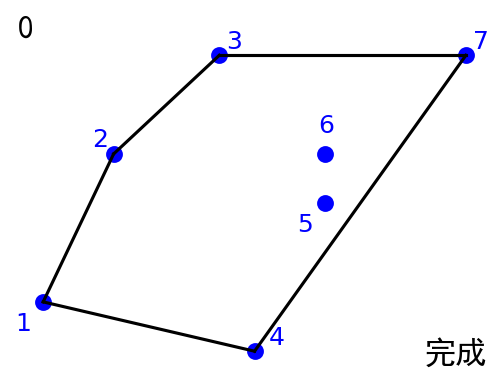

This figure's Python source:
import matplotlib.pyplot as plt

# 点的坐标
points = [(0, 1), (1, 4), (2.5, 6), (3, 0), (4, 3), (4, 4), (6, 6)]
labels = ["1", "2", "3", "4", "5", "6", "7"]

tot = 0
fig, ax = plt.subplots(figsize=(4, 4))

scale_y = 0.7


def save(id=-1):
    """保存图片（递增编号）"""
    global tot
    if id == -1:
        tot += 1
        id = tot

    if id < 10:
        ax.text(
            0.025,
            1.0,
            str(id),
            transform=ax.transAxes,
            fontsize=15,
            fontproperties="SimHei",
            color="black",
            ha="right",
            va="bottom",
        )
    else:
        ax.text(
            0.055,
            1.0,
            str(id),
            transform=ax.transAxes,
            fontsize=15,
            fontproperties="SimHei",
            color="black",
            ha="right",
            va="bottom",
        )

    plt.savefig(f"png/Andrew{id}.png", dpi=150, bbox_inches="tight")

    plt.savefig(f"svg/Andrew{id}.svg", dpi=150, bbox_inches="tight")


def draw_points():
    """绘制点和标签"""
    x = [p[0] for p in points]
    y = [p[1] for p in points]
    ax.scatter(x, y, color="blue", s=50)

    for xi, yi, label in zip(x, y, labels):
        dx, dy = 0.1, 0.1
        if label == "5":
            dx, dy = -0.4, -0.4
        elif label == "1":
            dx, dy = -0.4, -0.4
        elif label == "6":
            dx, dy = -0.1, 0.3
        elif label == "2":
            dx, dy = -0.3, 0.1
        elif label == "4":
            dx, dy = 0.2, 0.1
        ax.text(xi + dx, yi + dy, label, fontsize=12, color="blue")


def draw_lines(stk, x, y, highlight=None):
    """绘制凸壳边界线，highlight=(i,j) 可高亮当前连线"""
    for j in range(len(stk) - 1):
        ax.plot([x[stk[j]], x[stk[j + 1]]], [y[stk[j]], y[stk[j + 1]]], color="black")
    if highlight:
        i, j = highlight
        ax.plot([x[i], x[j]], [y[i], y[j]], color="red")


def add_text(str, fontsize=12, k=0):
    """在右下角添加多行文字"""
    ax.text(
        1.0,
        0.1 * k,
        str,
        transform=ax.transAxes,
        fontsize=fontsize,
        fontproperties="SimHei",
        color="black",
        ha="right",
        va="bottom",
    )


def cross(p1, p2):
    return p1[0] * p2[1] - p2[0] * p1[1]


def sub(p1, p2):
    return (p1[0] - p2[0], p1[1] - p2[1])


def init():
    """清空并重绘坐标系和点"""
    ax.cla()
    draw_points()
    ax.axis("off")
    ax.set_aspect("equal")


def Andrew():
    global points
    stk = []
    used = [False] * len(points)
    x = [p[0] for p in points]
    y = [p[1] for p in points]

    stk.append(0)

    # 下凸壳
    for i in range(1, len(points)):
        init()
        add_text("下凸壳", fontsize=15)
        draw_lines(stk, x, y, highlight=(stk[-1], i))
        save()

        while (
            len(stk) >= 2
            and cross(
                sub(points[stk[-1]], points[stk[-2]]), sub(points[i], points[stk[-1]])
            )
            <= 0
        ):
            used[stk.pop()] = False
            init()
            add_text("下凸壳", fontsize=15)
            draw_lines(stk, x, y, highlight=(stk[-1], i))
            save()

        used[i] = True
        stk.append(i)

    # 上凸壳
    for i in range(len(points) - 1, -1, -1):
        if not used[i]:
            init()
            if labels[stk[-1]] == "5":
                add_text("上凸壳", fontsize=15)
                add_text("4 已经在凸壳中", fontsize=10, k=1)
            else:
                add_text("上凸壳", fontsize=15)

            draw_lines(stk, x, y, highlight=(stk[-1], i))
            save()

            while (
                len(stk) >= 2
                and cross(
                    sub(points[stk[-1]], points[stk[-2]]),
                    sub(points[i], points[stk[-1]]),
                )
                <= 0
            ):
                used[stk.pop()] = False
                init()
                add_text("上凸壳", fontsize=15)
                draw_lines(stk, x, y, highlight=(stk[-1], i))
                save()

            used[i] = True
            stk.append(i)

    # 完成
    init()
    add_text("完成", fontsize=15)
    draw_lines(stk, x, y)
    save()

    init()
    add_text("完成", fontsize=15)
    draw_lines(stk, x, y)
    save(0)


if __name__ == "__main__":
    points = [(x, y * scale_y) for (x, y) in points]

    init()
    save()
    Andrew()
